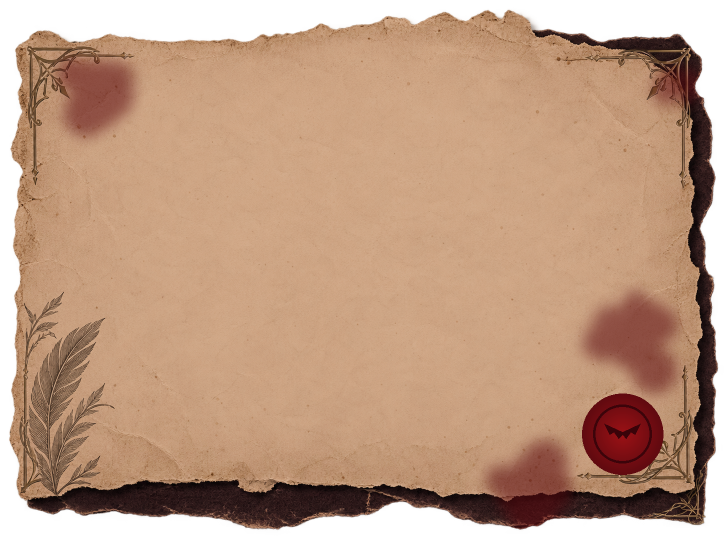
#> input picture Assets/HollowCurrent/Resources/UI/BloodLedger/Panel.png, 1448 x 1086 px, given in place of corner.png, which was not available (shown at 1/2 size)
$ python ui_smoked_glass.py ../Assets/HollowCurrent/Resources/UI/BloodLedger/Panel.png
#> lines starting #> are read from the running program, lines starting #| are printed output that depends on the picture; pictures that were not available may be replaced by others from this repository, and a replacement may not be noted
#!/usr/bin/env python3
"""Castle card art, owner-approved variant A "smoked glass" (2026-10-20): translucent black glass, antique-gold filigree outline.

usage: python3 tools/ui_smoked_glass.py [--extract path/to/variant_A_fullres.png]

--extract keys the gold ornaments out of the approved Higgsfield mockup (GPT Image 2, job in docs/haunted-castle/ASSET_LOG.md) into
docs/haunted-castle/art/ui_smoked_glass/{corner,crest}.png (RGBA: alpha from the gold's warmth and brightness against the cold sky).
Without it, the committed ornaments are used. Writes (same names and sizes as the Blood Ledger set, so every layout and nine-slice cut
line in Core/DocLayout.cs keeps working):
  Resources/UI/BloodLedger/Panel.png 1448x1086, PanelCard.png 1448x1426 (ornaments inside the ColL/ColR/RowT/RowB corner cells),
  Dialogue.png and Warning.png 2172x724 (Warning: crimson inner line), Resources/UI/Documents/DocGlass.png 2048x1152 (castle reader).
"""
import sys
from pathlib import Path
import numpy as np
from PIL import Image, ImageFilter

ROOT = Path(__file__).resolve().parents[1]
ART = ROOT / 'docs/haunted-castle/art/ui_smoked_glass'
UI = ROOT / 'Assets/HollowCurrent/Resources/UI'
GOLD = np.array([186, 150, 92], float)

def key_gold(rgb):
    a = rgb.astype(float); r, g, b = a[..., 0], a[..., 1], a[..., 2]
    lum = .3 * r + .59 * g + .11 * b; warm = r - b
    alpha = (np.clip((warm - 6) / 30, 0, 1) * np.clip((lum - 28) / 60, 0, 1)) ** .6
    return np.dstack([np.clip(a * 1.15, 0, 255), alpha * 255]).clip(0, 255).astype(np.uint8)

def extract(src):
    im = Image.open(src).convert('RGB'); k = im.width / 1400
    def crop(x0, y0, x1, y1): return np.array(im.crop((int(x0 * k), int(y0 * k), int(x1 * k), int(y1 * k))))
    ART.mkdir(parents=True, exist_ok=True)
    corner = key_gold(crop(300, 85, 430, 215))
    # the corner crop also holds the start of both border runs: keep the ornament, drop the straight lines past 70 %
    h, w = corner.shape[:2]; corner[int(h * .72):, int(w * .22):, 3] = 0; corner[int(h * .22):, int(w * .72):, 3] = 0
    Image.fromarray(corner).save(ART / 'corner.png')
    Image.fromarray(key_gold(crop(590, 60, 810, 140))).save(ART / 'crest.png')
    print('extracted ornaments ->', ART)

def glass(w, h, seed, alpha_mid=.56, alpha_edge=.70):
    rng = np.random.default_rng(seed)
    yy, xx = np.mgrid[0:h, 0:w]; dx = (xx - w / 2) / (w / 2); dy = (yy - h / 2) / (h / 2)
    edge = np.clip(np.maximum(np.abs(dx), np.abs(dy)) ** 6, 0, 1)
    smoke = np.array(Image.fromarray((rng.random((h // 16 + 1, w // 16 + 1)) * 255).astype(np.uint8)).resize((w, h), Image.BICUBIC)
                     .filter(ImageFilter.GaussianBlur(24)), float) / 255
    a = alpha_mid + (alpha_edge - alpha_mid) * edge + (smoke - .5) * .08
    rgb = np.stack([np.full((h, w), 9.), np.full((h, w), 10.), np.full((h, w), 15.)], -1) + (smoke[..., None] - .5) * 10
    return np.dstack([rgb, a * 255]).clip(0, 255)

def line(img, x0, y0, x1, y1, color, alpha, width=2):
    sub = img[y0:y1, x0:x1]; a = alpha * 255
    sub[..., :3] = sub[..., :3] * (1 - alpha) + np.array(color) * alpha; sub[..., 3] = np.maximum(sub[..., 3], a)

def frame(img, m, color=GOLD, inner=None):
#> called with m = 40, color = array of shape (3,)
    h, w = img.shape[:2]
    for (o, t, al) in ((m, 3, .90), (m + 9, 1, .55)):
        line(img, o, o, w - o, o + t, color, al); line(img, o, h - o - t, w - o, h - o, color, al)
        line(img, o, o, o + t, h - o, color, al); line(img, w - o - t, o, w - o, h - o, color, al)
    if inner is not None:
        o = m + 18; line(img, o, o, w - o, o + 1, inner, .45); line(img, o, h - o - 1, w - o, h - o, inner, .45)
        line(img, o, o, o + 1, h - o, inner, .45); line(img, w - o - 1, o, w - o, h - o, inner, .45)

def paste(img, orn, x, y):
#> called with x = 8, y = 8
    oh, ow = orn.shape[:2]; h, w = img.shape[:2]
#> after `oh, ow = orn.shape[:2]`: oh = 290; ow = 290
#> after `h, w = img.shape[:2]`: h = 1086; w = 1448
    x0, y0 = max(0, x), max(0, y); x1, y1 = min(w, x + ow), min(h, y + oh)
#> after `x1, y1 = (min(w, x + ow), min(h, y + oh))`: x1 = 298; y1 = 298
    if x1 <= x0 or y1 <= y0: return
    o = orn[y0 - y:y1 - y, x0 - x:x1 - x].astype(float); a = o[..., 3:4] / 255
    sub = img[y0:y1, x0:x1]; sub[..., :3] = sub[..., :3] * (1 - a) + o[..., :3] * a; sub[..., 3:4] = np.maximum(sub[..., 3:4], a * 255)

def corners(img, size, m):
    c = np.array(Image.open(ART / 'corner.png').resize((size, size), Image.LANCZOS)).astype(float)
    h, w = img.shape[:2]; d = m - size // 9
    paste(img, c, d, d); paste(img, c[:, ::-1], w - d - size, d); paste(img, c[::-1], d, h - d - size); paste(img, c[::-1, ::-1], w - d - size, h - d - size)
#> call 4 of paste, with x = 1150, y = 788
#> in paste (call 4), `a = o[..., 3:4] / 255`:
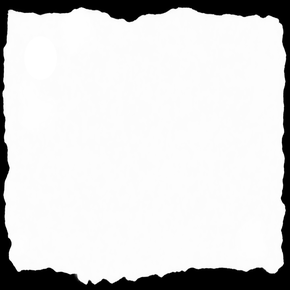
#> a: shape (290, 290, 1) float64; min 0, max 1, mean 0.848

def crest(img, width, y, flip=False):
#> called with width = 460, y = 46, flip = False
    c = Image.open(ART / 'crest.png'); hgt = int(c.height * width / c.width)
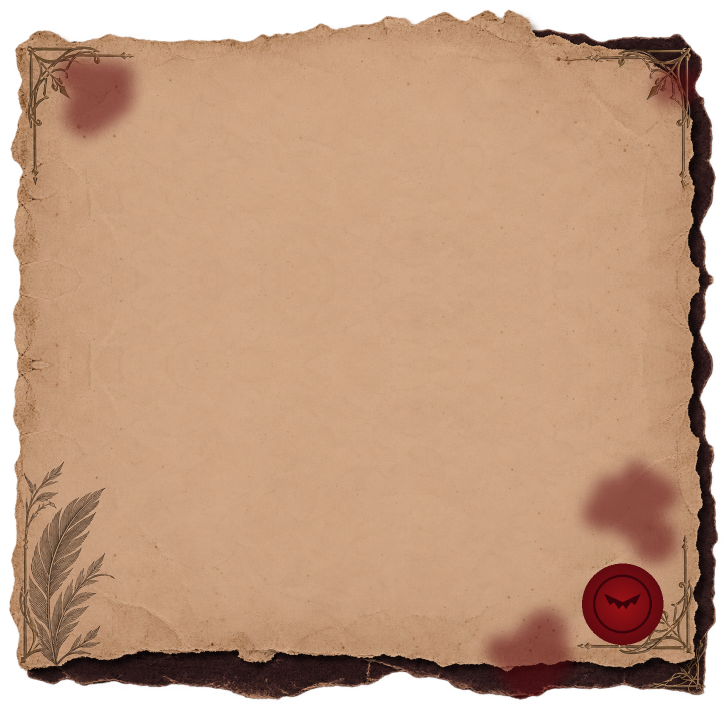
#> input picture Assets/HollowCurrent/Resources/UI/BloodLedger/PanelCard.png, 1448 x 1426 px, given in place of crest.png, which was not available (shown at 1/2 size)
#> in crest, c is the input picture: PIL image 1448x1426 RGBA; mean R, G, B, A 164.5, 127.6, 101.4, 222
#> after `hgt = int(c.height * width / c.width)`: hgt = 453
    c = np.array(c.resize((width, hgt), Image.LANCZOS)).astype(float)
#> c: shape (453, 460, 4) float64
    if flip: c = c[::-1]
    paste(img, c, img.shape[1] // 2 - width // 2, y - hgt // 2)
#> in paste (call 5), `a = o[..., 3:4] / 255`:
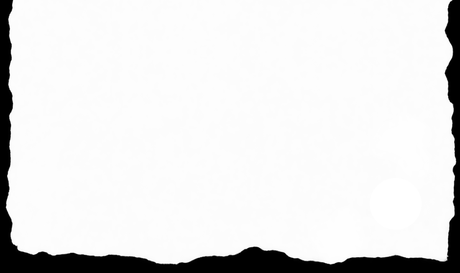
#> a: shape (273, 460, 1) float64; min 0, max 1, mean 0.893
#> in paste (call 5), `sub[..., :3] = sub[..., :3] * (1 - a) + o[..., :3] * a`:
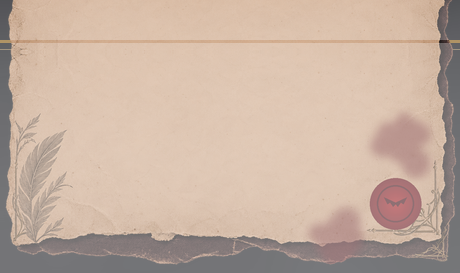
#> sub: shape (273, 460, 4) float64; mean R, G, B, A 162, 125.4, 100.4, 153.7; transparent parts drawn white
#> in paste (call 5), `sub[..., 3:4] = np.maximum(sub[..., 3:4], a * 255)`:
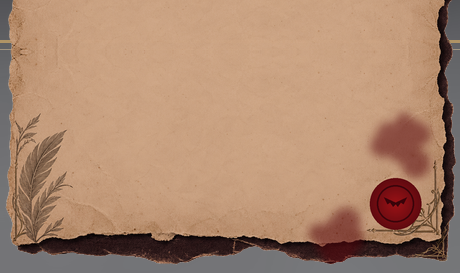
#> sub: shape (273, 460, 4) float64; mean R, G, B, A 162, 125.4, 100.4, 242; transparent parts drawn white
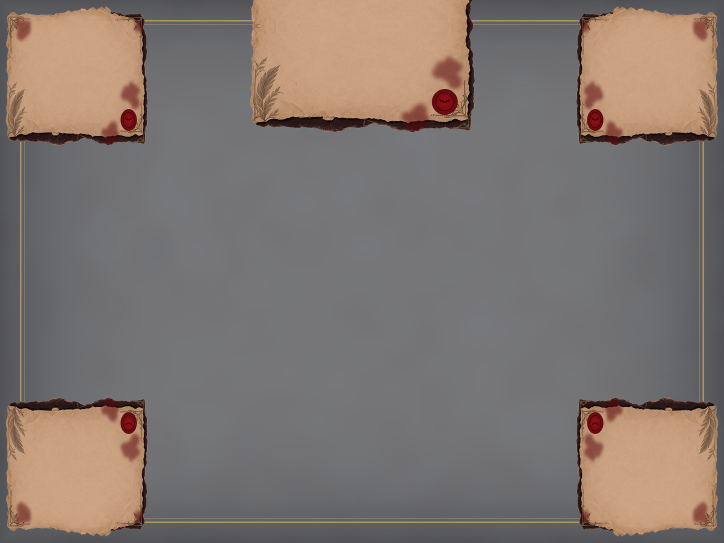
#> img: shape (1086, 1448, 4) float64 (shown at 1/2 size); mean R, G, B, A 53.1, 43.2, 39.4, 176.6; transparent parts drawn white

def save(img, path):
    Image.fromarray(img.clip(0, 255).astype(np.uint8), 'RGBA').save(path); print('wrote', path.relative_to(ROOT), img.shape[1], 'x', img.shape[0])
#| wrote Assets/HollowCurrent/Resources/UI/BloodLedger/Panel.png 1448 x 1086

def main():
    if '--extract' in sys.argv: extract(sys.argv[sys.argv.index('--extract') + 1])
    bl = UI / 'BloodLedger'
    p = glass(1448, 1086, 1); frame(p, 40); corners(p, 290, 40); crest(p, 460, 46); save(p, bl / 'Panel.png')
    # PanelCard: ornaments must stay inside the fixed corner cells (ColL 300, ColR 960, RowT 390, RowB 900); no crest (the middle cells stretch)
    p = glass(1448, 1426, 2); frame(p, 40); corners(p, 290, 40); save(p, bl / 'PanelCard.png')
#> call 2 of corners, with size = 290, m = 40
#> in corners (call 2), `paste(img, c[::-1], d, h - d - size)`:
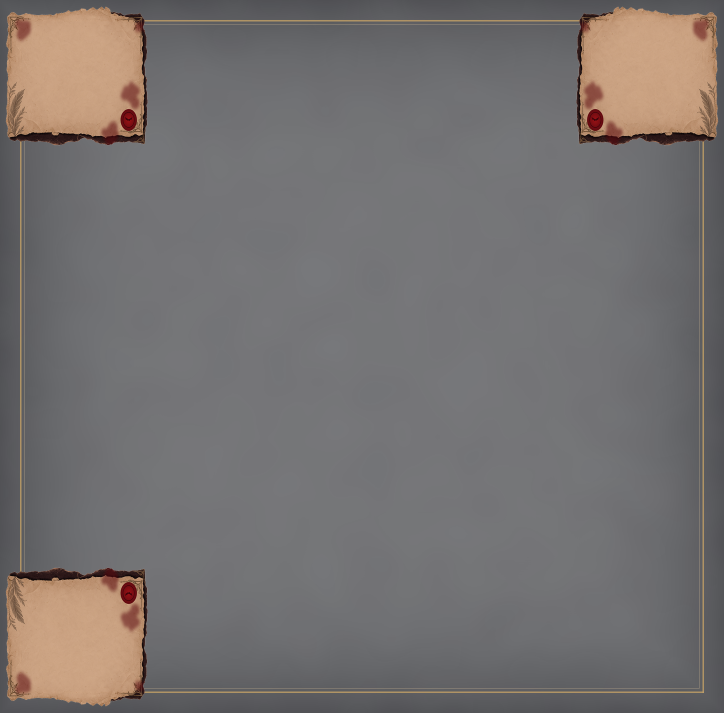
#> img: shape (1426, 1448, 4) float64 (shown at 1/2 size); mean R, G, B, A 27.8, 24.2, 25.3, 161.9; transparent parts drawn white
#| wrote Assets/HollowCurrent/Resources/UI/BloodLedger/PanelCard.png 1448 x 1426
    p = glass(2172, 724, 3); frame(p, 34); corners(p, 230, 34); crest(p, 420, 40); save(p, bl / 'Dialogue.png')
#| wrote Assets/HollowCurrent/Resources/UI/BloodLedger/Dialogue.png 2172 x 724
    p = glass(2172, 724, 4, .60, .74); frame(p, 34, inner=np.array([150, 24, 22.])); corners(p, 230, 34); crest(p, 420, 40); save(p, bl / 'Warning.png')
#| wrote Assets/HollowCurrent/Resources/UI/BloodLedger/Warning.png 2172 x 724
    p = glass(2048, 1152, 5, .62, .74); frame(p, 44); corners(p, 320, 44); crest(p, 520, 50); crest(p, 300, 1152 - 50, True); save(p, UI / 'Documents/DocGlass.png')
#| wrote Assets/HollowCurrent/Resources/UI/Documents/DocGlass.png 2048 x 1152

if __name__ == '__main__': main()
